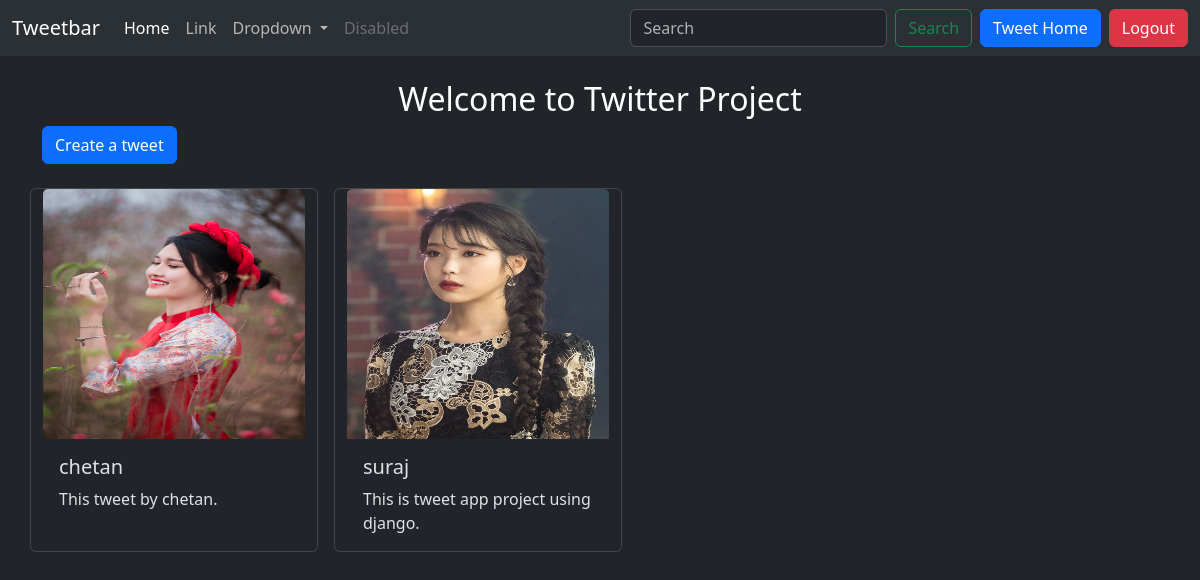
Screenshot of / (signed in) with the database file from the repository.
### tweet/models.py (models this page shows)
class Tweet(models.Model):
    user= models.ForeignKey(User, on_delete=models.CASCADE)
    text= models.TextField(max_length=240)
    photo= models.ImageField(upload_to='photos/', blank=True, null=True)
    created_at= models.DateTimeField(auto_now_add=True)
    updated_at= models.DateTimeField(auto_now=True)

### tweet/views.py (the view)
# urls.py: path('', views.tweet_list, name='tweet_list'),
def tweet_list(request):
    tweets= Tweet.objects.all().order_by('-created_at')
    return render(request, 'tweet_list.html', {'tweets': tweets})

### tweet/templates/tweet_list.html (shortened to what this page needs)
{% extends "layout.html" %}
{% block content %}
<h2 class= 'text-white text-center mt-4'>Welcome to Twitter Project</h2>
<a class='btn btn-primary mb-4' href="{% url 'tweet_create' %}">Create a tweet</a>
<div class="conatiner row gap-3">
    {% for tweet in tweets %}
    <div class="card" style="width: 18rem;">
        <img src="{{tweet.photo.url}}" class="card-img-top" alt="..." width="400" height="250">
        <div class="card-body">
          <h5 class="card-title">{{tweet.user.username}}</h5>
          <p class="card-text">{{tweet.text}}</p>
        </div>
      </div>
    {% endfor %}
</div>
{% endblock %}

### rows the page displays
Tweet: photo (picture), user.username "chetan", text "This tweet by chetan."
Tweet: photo (picture), user.username "suraj", text "This is tweet app project using django."
